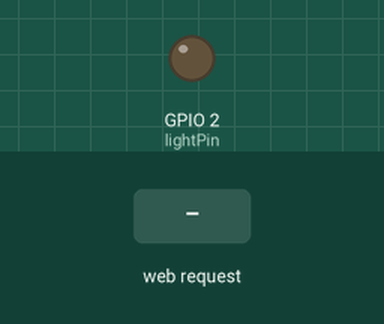
A program run on a simulated ESP32. On the bench: output pins drawn as LEDs (lit = HIGH). The test bench sets the inputs (shaded band). WiFi joins after 1.5 s; servers stay silent unless stated; what the program prints to the serial monitor is not drawn.

Above: at 3.7 s.
3.8 s: HTTP request GET /on received
At 4.2 s:
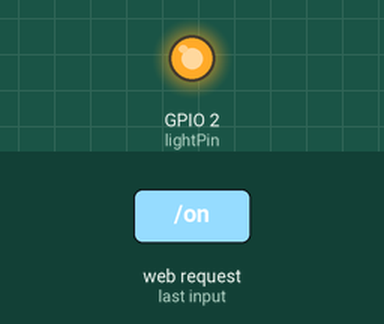
5.3 s: HTTP request GET /off received
At 6.6 s:
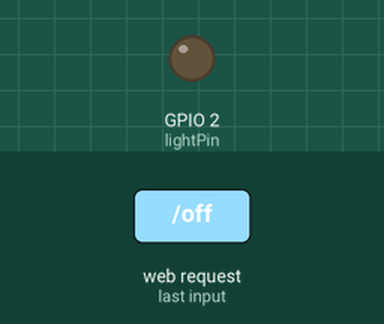
Timing chart, 0 to 8.3 s (numbered marks = the images above; inputs shaded):
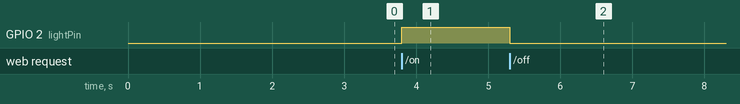

Measured:
- after the input at 3.8 s, GPIO 2 (lightPin): LOW → HIGH at once
- after the input at 5.3 s, GPIO 2 (lightPin): HIGH → LOW at once

The program:

main.cpp
```cpp
#include <Arduino.h>
#include <WiFi.h>
#include <WebServer.h>

const char* ssid = "your-wifi";
const char* password = "your-password";

const int lightPin = 2;

WebServer server(80);

void handleRoot(){
  String html = R"rawliteral(
  <!DOCTYPE html>
  <html>
  <head>
    <title>ESP32 Light Control</title>
    <style>
      body { font-family: Arial; text-align: center; margin-top: 50px; }
      button { font-size: 30px; padding: 20px; margin: 10px; }
    </style>
  </head>
  <body>
    <h1>ESP32 Light Control</h1>
    <a href="/on"><button>ON</button></a>
    <a href="/off"><button>OFF</button></a>
  </body>
  </html>
  )rawliteral";
  server.send(200, "text/html", html);
}

void handleOn(){
  digitalWrite(lightPin, HIGH);
  server.sendHeader("Location", "/");
  server.send(303);
}

void handleOff(){
  digitalWrite(lightPin, LOW);
  server.sendHeader("Location", "/");
  server.send(303);
}

void setup() {
  Serial.begin(115200);
  pinMode(lightPin, OUTPUT);
  digitalWrite(lightPin, LOW);
  delay(1000);

  Serial.println();
  Serial.println("Starting ESP32 WiFi...");


  WiFi.mode(WIFI_STA);
  WiFi.begin(ssid, password);

  Serial.print("Connecting to WiFi");

  int attempts = 0;

  while (WiFi.status() != WL_CONNECTED) {
    Serial.print(".");
    delay(500);
    attempts++;
  }

  Serial.printf("WiFi connected after %d attempts\n", attempts);

  Serial.println(WiFi.localIP());

  server.on("/", handleRoot);
  server.on("/on", handleOn);
  server.on("/off", handleOff);

  server.begin();
}

void loop() {
  server.handleClient();
}
```
